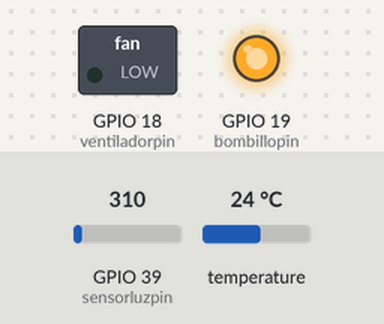
This program was run on a simulated ESP32. On the bench: switched loads named in the program (green lamp = pin HIGH), output pins drawn as LEDs (lit = HIGH). Inputs (shaded band) come from the test bench; at power-on: temperature 24 °C, GPIO 39 (sensorluzpin) = 310 (analog values on the 0–4095 scale). What the program prints to the serial monitor is not drawn.

Above: at 2.8 s.
2.9 s: temperature set to 26 °C
5.6 s: temperature set to 29 °C
At 6.6 s:
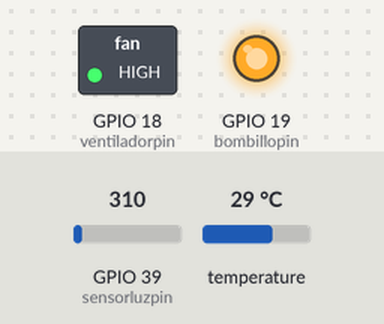
8.3 s: temperature set to 12 °C
At 9.4 s:
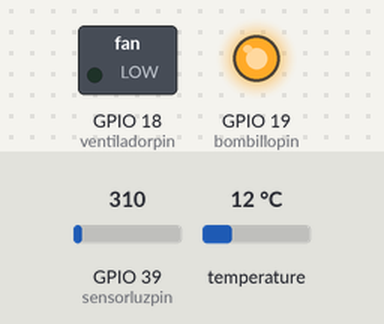
11.0 s: temperature set to 28 °C
At 11.7 s:
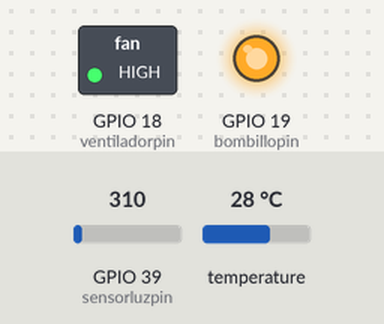
Timing chart, 0 to 14.0 s (numbered marks = the images above; inputs shaded):
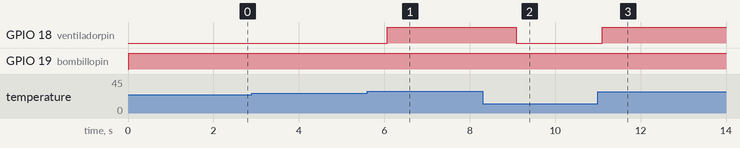

The program:

main.cpp
```cpp
//Este skecht se ha desarrollado para activar el bombillo a partir del umbral
//también el ventilador cuando la temperatura suba por encima de cierto umbral
#include "Arduino.h"
#include "DHTesp.h" // Click here to get the library: http://librarymanager/All#DHTesp

//These constants make it easier to change pin numbers later without editing the whole program
const int bombillopin = 19;     //that’s the red LED for the lamp.
const int ventiladorpin =18;   //that’s the LED that represents the fan.
const int temperaturapin = 14;  //temperaturapin for the temperature sensor

//Analog Inputs ESP 32
const int potenciometro = 34;   //Poteciometro para ejemplo PWM
const int sensorluzpin = 39;    //sensorluzpin for the light sensor

//Variables Globales
int umbralLuz = 1800;            //If the light level is lower than 612, the lamp turns on
int umbralTemperatura = 27;     //If the temperature is higher than 15 degrees Celsius, the fan turns on
//We also use variables like luminosidad and temperatura to store the sensor readings
float luminosidad;              //Toma el valor en voltaje
float temperatura;              //Toma el valor en grados
//Finally, the booleans estadoventilador and estadobombillo keep track of the current state of each device
boolean estadoventilador=false; //false = apagado
boolean estadobombillo = false; //false = apagado
DHTesp dht;

//Métodos para encapsular las funcionalidades
//it reads all the sensors
void LeerSensores(void)
{
   //First, we read the photoresistor value
   luminosidad = analogRead(sensorluzpin);

   //recibe la temperatura para el sensor LM35
   //temperatura = analogRead(temperaturapin);
   //temperatura = (5.0 * temperatura * 100.0)/1024.0;

   //Then, we read the temperature sensor on pin 17
   // temperatura = (analogRead(temperaturapin) * (3300 / 1024));
   // temperatura = (temperatura - 500) / 10;

   //Lee estado de sensor de Temperatura para GROVE temp
   //int B=3975; //Valor del termistor
   //temperatura = analogRead(temperaturapin); //Obtencion del valor leido
   //float resistance=(float)(1023-temperatura)*10000/temperatura; //Obtencion del valor de la resistencia
   //temperatura=1/(log(resistance/10000)/B+1/298.15)-273.15; //Calculo de la temperatura

   //Lee estado de sensor DHT11
   temperatura = dht.getTemperature();
}

void ImprimirValoresSensores(void)
{
 //it prints the values on the serial monitor
 //We can see the temperature, the light level, and the state of both the fan and the lamp
 //This helps us check if our system is reacting correctly
  Serial.println("========================================");

 //Temeratura
 Serial.print("Temperatura: ");
 Serial.print(temperatura);
 Serial.print(" ");
 Serial.println(" ℃ ");

 //Luminosidad
 Serial.print("Luminosidad: ");
 Serial.print(luminosidad);
 Serial.print(" ");
 Serial.println(" V. ");

 //Estado del Bombillo
 if (estadobombillo == false)
    Serial.println("Bombillo Apagado");
 else
    Serial.println("Bombillo Encendido");

 //It compares the current temperature with the threshold we defined
 //If the temperature is higher than the threshold, the fan (red LED) turns on. Otherwise, it turns off

 if (estadoventilador == false)
    Serial.println("Ventilador Apagado");
 else
    Serial.println("Ventilador Encendido");
}

//Similarly, the function UmbraldeLuz() checks the light level
//If the light is below the threshold, it means the room is dark — so the white LED turns on
//If there’s enough light, it stays off
//This simulates an automatic room light that turns on at night or in low light.”
boolean UmbraldeTemperatura(float umbral)
{
  if(temperatura > umbral){
    digitalWrite(ventiladorpin, HIGH);
    delay(1000);
    return true;
  }
  else{
    digitalWrite(ventiladorpin, LOW);
    delay(10);
    return false;
  }
}

//Similarly, the function UmbraldeLuz() checks the light level.
//If the light is below the threshold, it means the room is dark — so the white LED turns on
boolean UmbraldeLuz(float umbral)
{
  //Envia una señal que activa o desactiva el relay
  if(luminosidad < umbral){
    digitalWrite(bombillopin, HIGH);
    delay(1000);
    return true;
  }
  else{
    digitalWrite(bombillopin, LOW);
    delay(10);
    return false;
  }
}


//metodo cliente para controlar los eventos R1 y R2
void setup()
{
  //Abrir el puerto de lectura en el PC para mensajes
  Serial.begin(115200);

  // Resolución Sensores ADC
  //Resolucion de los puesrtos ADC
  analogReadResolution(12);

  //Establecer los modos de los puertos
  pinMode(sensorluzpin, INPUT);
  pinMode(bombillopin, OUTPUT);
  pinMode(ventiladorpin, OUTPUT);
  pinMode(temperaturapin, INPUT);

  dht.setup(temperaturapin, DHTesp::DHT11); // Connect DHT sensor to GPIO 16
}


void loop()
{

    LeerSensores();
    ImprimirValoresSensores();

    //Verificar los umbrales
    estadoventilador = UmbraldeTemperatura(umbralTemperatura);
    estadobombillo = UmbraldeLuz(umbralLuz);

    //Esperar dos segundos para la nueva medición de
    delay(1000);

}
```

Measured:
- the behaviour switches between 27 and 28 °C on temperature (found by bisection; images 0 and 1)
- after the input at 2.9 s, every drawn part: stays the same
- after the input at 5.6 s, GPIO 18 (ventiladorpin): LOW → HIGH after 0.47 s
- after the input at 8.3 s, GPIO 18 (ventiladorpin): HIGH → LOW after 0.79 s
- after the input at 11.0 s, GPIO 18 (ventiladorpin): LOW → HIGH after 0.11 s
